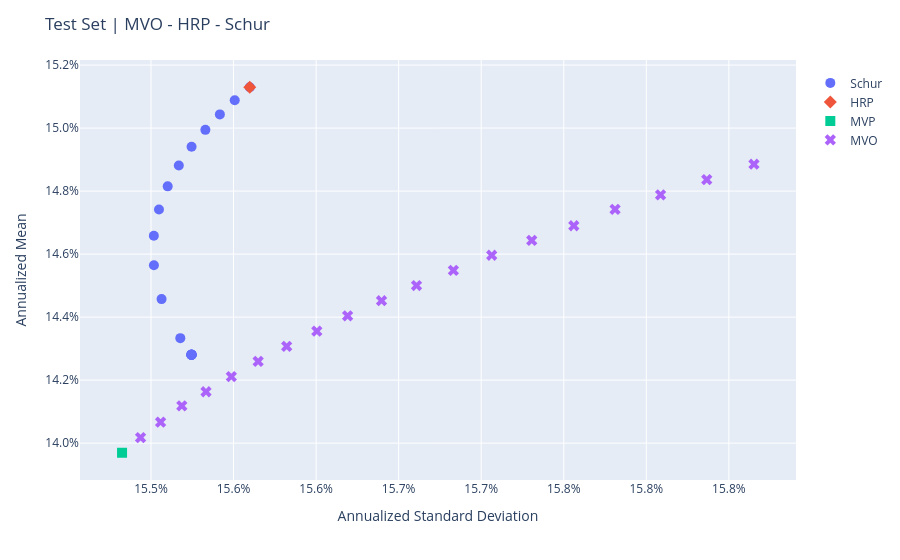

Notebook code for this chart:
### Code cell
population_test.plot_measures(
    x=RiskMeasure.ANNUALIZED_STANDARD_DEVIATION,
    y=PerfMeasure.ANNUALIZED_MEAN,
    hover_measures=[RatioMeasure.ANNUALIZED_SHARPE_RATIO],
    title="Test Set | MVO - HRP - Schur",
)

### Figure 1 — Plotly figure (JSON) as saved in the notebook; plotly's stock layout.template omitted (floating-point values rounded to 4 significant figures)
{"data": [{"customdata": [["Schur", 0.9723], ["Schur", 0.9703], ["Schur", 0.9679], ["Schur", 0.9653], ["Schur", 0.9624], ["Schur", 0.959], ["Schur", 0.9552], ["Schur", 0.9508], ["Schur", 0.9456], ["Schur", 0.9395], ["Schur", 0.9323], ["Schur", 0.9237], ["Schur", 0.9198], ["Schur", 0.9199], ["Schur", 0.9199], ["Schur", 0.9199], ["Schur", 0.9199], ["Schur", 0.9199], ["Schur", 0.9198], ["Schur", 0.9199]], "hovertemplate": "<b>%{hovertext}</b><br><br>tag=%{customdata[0]}<br>Annualized Standard Deviation=%{x:.3f}<br>Annualized Mean=%{y:.3f}<br>Annualized Sharpe Ratio=%{customdata[1]:.3f}<extra></extra>", "hovertext": ["Schur 0.00", "Schur 0.05", "Schur 0.11", "Schur 0.16", "Schur 0.21", "Schur 0.26", "Schur 0.32", "Schur 0.37", "Schur 0.42", "Schur 0.47", "Schur 0.53", "Schur 0.58", "Schur 0.63", "Schur 0.68", "Schur 0.74", "Schur 0.79", "Schur 0.84", "Schur 0.89", "Schur 0.95", "Schur 1.00"], "legendgroup": "Schur", "marker": {"color": "#636efa", "size": 10, "symbol": "circle"}, "mode": "markers", "name": "Schur", "orientation": "v", "showlegend": true, "type": "scatter", "x": [0.1556, 0.1555, 0.1554, 0.1553, 0.1552, 0.1552, 0.1551, 0.155, 0.155, 0.155, 0.1551, 0.1552, 0.1552, 0.1552, 0.1552, 0.1552, 0.1552, 0.1552, 0.1552, 0.1552], "xaxis": "x", "y": [0.1513, 0.1509, 0.1504, 0.1499, 0.1494, 0.1488, 0.1481, 0.1474, 0.1466, 0.1456, 0.1446, 0.1433, 0.1428, 0.1428, 0.1428, 0.1428, 0.1428, 0.1428, 0.1428, 0.1428], "yaxis": "y"}, {"customdata": [["HRP", 0.9723]], "hovertemplate": "<b>%{hovertext}</b><br><br>tag=%{customdata[0]}<br>Annualized Standard Deviation=%{x:.3f}<br>Annualized Mean=%{y:.3f}<br>Annualized Sharpe Ratio=%{customdata[1]:.3f}<extra></extra>", "hovertext": ["HierarchicalRiskParity"], "legendgroup": "HRP", "marker": {"color": "#EF553B", "size": 10, "symbol": "diamond"}, "mode": "markers", "name": "HRP", "orientation": "v", "showlegend": true, "type": "scatter", "x": [0.1556], "xaxis": "x", "y": [0.1513], "yaxis": "y"}, {"customdata": [["MVP", 0.9023]], "hovertemplate": "<b>%{hovertext}</b><br><br>tag=%{customdata[0]}<br>Annualized Standard Deviation=%{x:.3f}<br>Annualized Mean=%{y:.3f}<br>Annualized Sharpe Ratio=%{customdata[1]:.3f}<extra></extra>", "hovertext": ["ptf0 - MeanRisk"], "legendgroup": "MVP", "marker": {"color": "#00cc96", "size": 10, "symbol": "square"}, "mode": "markers", "name": "MVP", "orientation": "v", "showlegend": true, "type": "scatter", "x": [0.1548], "xaxis": "x", "y": [0.1397], "yaxis": "y"}, {"customdata": [["MVO", 0.9047], ["MVO", 0.9072], ["MVO", 0.9098], ["MVO", 0.9118], ["MVO", 0.914], ["MVO", 0.9161], ["MVO", 0.9182], ["MVO", 0.9202], ["MVO", 0.9222], ["MVO", 0.9241], ["MVO", 0.9259], ["MVO", 0.9276], ["MVO", 0.9293], ["MVO", 0.9309], ["MVO", 0.9323], ["MVO", 0.9342], ["MVO", 0.9354], ["MVO", 0.9368], ["MVO", 0.9382]], "hovertemplate": "<b>%{hovertext}</b><br><br>tag=%{customdata[0]}<br>Annualized Standard Deviation=%{x:.3f}<br>Annualized Mean=%{y:.3f}<br>Annualized Sharpe Ratio=%{customdata[1]:.3f}<extra></extra>", "hovertext": ["ptf1 - MeanRisk", "ptf2 - MeanRisk", "ptf3 - MeanRisk", "ptf4 - MeanRisk", "ptf5 - MeanRisk", "ptf6 - MeanRisk", "ptf7 - MeanRisk", "ptf8 - MeanRisk", "ptf9 - MeanRisk", "ptf10 - MeanRisk", "ptf11 - MeanRisk", "ptf12 - MeanRisk", "ptf13 - MeanRisk", "ptf14 - MeanRisk", "ptf15 - MeanRisk", "ptf16 - MeanRisk", "ptf17 - MeanRisk", "ptf18 - MeanRisk", "ptf19 - MeanRisk"], "legendgroup": "MVO", "marker": {"color": "#ab63fa", "size": 10, "symbol": "x"}, "mode": "markers", "name": "MVO", "orientation": "v", "showlegend": true, "type": "scatter", "x": [0.1549, 0.1551, 0.1552, 0.1553, 0.1555, 0.1556, 0.1558, 0.156, 0.1562, 0.1564, 0.1566, 0.1568, 0.1571, 0.1573, 0.1576, 0.1578, 0.1581, 0.1584, 0.1587], "xaxis": "x", "y": [0.1402, 0.1407, 0.1412, 0.1416, 0.1421, 0.1426, 0.1431, 0.1436, 0.144, 0.1445, 0.145, 0.1455, 0.146, 0.1464, 0.1469, 0.1474, 0.1479, 0.1484, 0.1489], "yaxis": "y"}], "layout": {"legend": {"title": {}, "tracegroupgap": 0, "x": 1.02, "xanchor": "left", "y": 0.98, "yanchor": "top"}, "margin": {"t": 60}, "title": {"text": "Test Set | MVO - HRP - Schur"}, "xaxis": {"anchor": "y", "domain": [0, 1], "tickformat": ",.1%", "title": {"text": "Annualized Standard Deviation"}}, "yaxis": {"anchor": "x", "domain": [0, 1], "tickformat": ",.1%", "title": {"text": "Annualized Mean"}}}}
